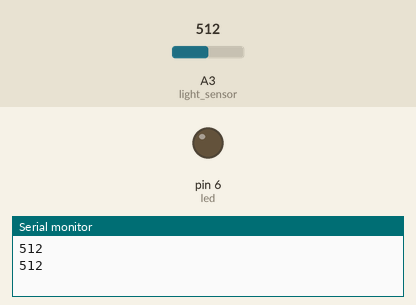
Simulated run of this sketch. Board: Arduino Uno, built with avr-gcc and run on an emulated ATmega328P. Parts: output pins drawn as LEDs (lit = HIGH), the last lines printed to the serial monitor. The inputs (shaded band) are chosen by the test bench; at power-on: A3 (light_sensor) = 512.

Above: at 1.8 s.
1.9 s: A3 (light_sensor) set to 54
3.4 s: A3 (light_sensor) set to 43
At 4.4 s:
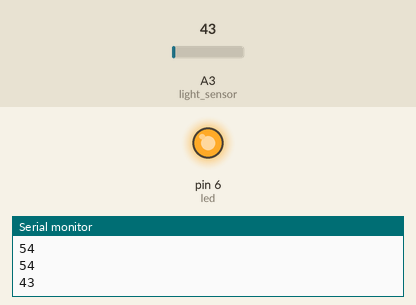
5.5 s: A3 (light_sensor) set to 60
At 7.2 s:
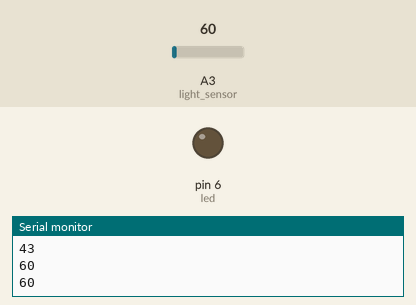
7.5 s: A3 (light_sensor) set to 40
At 8.7 s:
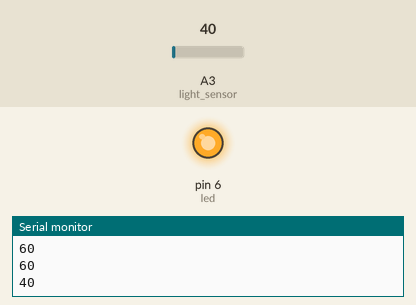
Timing chart, 0 to 10.5 s (numbered marks = the images above; inputs shaded):
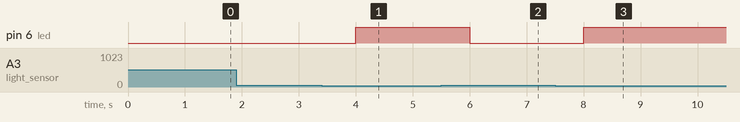

Measured:
- the behaviour switches between 50 and 49 on A3 (light_sensor) (found by bisection; images 0 and 1)
- after the input at 3.4 s, pin 6 (led): LOW → HIGH after 0.60 s
- after the input at 5.5 s, pin 6 (led): HIGH → LOW after 0.50 s
- after the input at 7.5 s, pin 6 (led): LOW → HIGH after 0.50 s

The sketch:

light.ino
```cpp
int light_sensor = A3;
int led = 6;

void setup() {
Serial.begin(9600); //begin Serial Communication
pinMode(led, OUTPUT);
}

void loop() {
  int light = analogRead(light_sensor); // read the raw value from light_sensor pin (A3)

  Serial.println(light); // print the light value in Serial Monitor
  if(light<50)
  {
    digitalWrite(led,HIGH);
  }
  else
  {
    digitalWrite(led,LOW);
  }

  delay(1000); // add a delay to only read and print every 1 second
}
```
